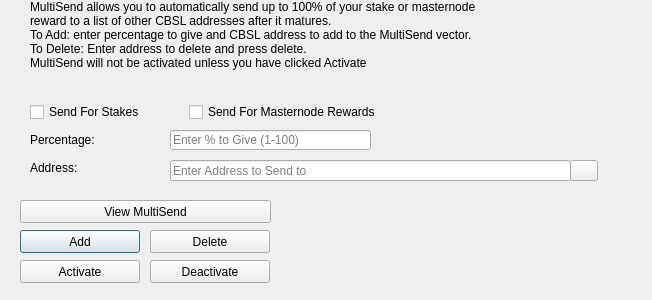
<?xml version="1.0" encoding="UTF-8"?>
<ui version="4.0">
 <class>MultiSendDialog</class>
 <widget class="QDialog" name="MultiSendDialog">
  <property name="windowModality">
   <enum>Qt::NonModal</enum>
  </property>
  <property name="geometry">
   <rect>
    <x>0</x>
    <y>0</y>
    <width>652</width>
    <height>300</height>
   </rect>
  </property>
  <property name="windowTitle">
   <string>MultiSend</string>
  </property>
  <widget class="QLineEdit" name="multiSendPercentEdit">
   <property name="geometry">
    <rect>
     <x>170</x>
     <y>130</y>
     <width>201</width>
     <height>20</height>
    </rect>
   </property>
   <property name="toolTip">
    <string>Enter whole numbers 1 - 100</string>
   </property>
   <property name="placeholderText">
    <string>Enter % to Give (1-100)</string>
   </property>
  </widget>
  <widget class="QLineEdit" name="multiSendAddressEdit">
   <property name="geometry">
    <rect>
     <x>170</x>
     <y>160</y>
     <width>401</width>
     <height>21</height>
    </rect>
   </property>
   <property name="toolTip">
    <string/>
   </property>
   <property name="placeholderText">
    <string>Enter Address to Send to</string>
   </property>
  </widget>
  <widget class="QLabel" name="label_2">
   <property name="geometry">
    <rect>
     <x>30</x>
     <y>0</y>
     <width>451</width>
     <height>121</height>
    </rect>
   </property>
   <property name="lineWidth">
    <number>1</number>
   </property>
   <property name="text">
    <string>MultiSend allows you to automatically send up to 100% of your stake or masternode reward to a list of other CBSL addresses after it matures.
To Add: enter percentage to give and CBSL address to add to the MultiSend vector.
To Delete: Enter address to delete and press delete.
MultiSend will not be activated unless you have clicked Activate</string>
   </property>
   <property name="alignment">
    <set>Qt::AlignLeading|Qt::AlignLeft|Qt::AlignTop</set>
   </property>
   <property name="wordWrap">
    <bool>true</bool>
   </property>
  </widget>
  <widget class="QLabel" name="message">
   <property name="geometry">
    <rect>
     <x>290</x>
     <y>200</y>
     <width>351</width>
     <height>91</height>
    </rect>
   </property>
   <property name="text">
    <string/>
   </property>
  </widget>
  <widget class="QPushButton" name="addButton">
   <property name="geometry">
    <rect>
     <x>20</x>
     <y>230</y>
     <width>120</width>
     <height>23</height>
    </rect>
   </property>
   <property name="toolTip">
    <string/>
   </property>
   <property name="statusTip">
    <string>Add to MultiSend Vector</string>
   </property>
   <property name="text">
    <string>Add</string>
   </property>
  </widget>
  <widget class="QPushButton" name="disableButton">
   <property name="geometry">
    <rect>
     <x>150</x>
     <y>260</y>
     <width>120</width>
     <height>23</height>
    </rect>
   </property>
   <property name="statusTip">
    <string>Deactivate MultiSend</string>
   </property>
   <property name="text">
    <string>Deactivate</string>
   </property>
  </widget>
  <widget class="QPushButton" name="addressBookButton">
   <property name="geometry">
    <rect>
     <x>570</x>
     <y>160</y>
     <width>28</width>
     <height>21</height>
    </rect>
   </property>
   <property name="toolTip">
    <string>Choose an address from the address book</string>
   </property>
   <property name="text">
    <string/>
   </property>
   <property name="icon">
    <iconset resource="../CBSL.qrc">
     <normaloff>:/icons/address-book</normaloff>:/icons/address-book</iconset>
   </property>
   <property name="shortcut">
    <string>Alt+A</string>
   </property>
   <property name="autoDefault">
    <bool>false</bool>
   </property>
  </widget>
  <widget class="QLabel" name="label">
   <property name="geometry">
    <rect>
     <x>30</x>
     <y>130</y>
     <width>121</width>
     <height>20</height>
    </rect>
   </property>
   <property name="toolTip">
    <string>Percentage of stake to send</string>
   </property>
   <property name="text">
    <string>Percentage:</string>
   </property>
  </widget>
  <widget class="QLabel" name="label_5">
   <property name="geometry">
    <rect>
     <x>30</x>
     <y>160</y>
     <width>111</width>
     <height>16</height>
    </rect>
   </property>
   <property name="toolTip">
    <string>Address to send portion of stake to</string>
   </property>
   <property name="text">
    <string>Address:</string>
   </property>
  </widget>
  <widget class="QPushButton" name="deleteButton">
   <property name="geometry">
    <rect>
     <x>150</x>
     <y>230</y>
     <width>120</width>
     <height>23</height>
    </rect>
   </property>
   <property name="toolTip">
    <string/>
   </property>
   <property name="statusTip">
    <string>Delete Address From MultiSend Vector</string>
   </property>
   <property name="text">
    <string>Delete</string>
   </property>
  </widget>
  <widget class="QPushButton" name="activateButton">
   <property name="geometry">
    <rect>
     <x>20</x>
     <y>260</y>
     <width>120</width>
     <height>23</height>
    </rect>
   </property>
   <property name="statusTip">
    <string>Activate MultiSend</string>
   </property>
   <property name="text">
    <string>Activate</string>
   </property>
  </widget>
  <widget class="QPushButton" name="viewButton">
   <property name="geometry">
    <rect>
     <x>20</x>
     <y>200</y>
     <width>251</width>
     <height>23</height>
    </rect>
   </property>
   <property name="toolTip">
    <string/>
   </property>
   <property name="statusTip">
    <string>View MultiSend Vector</string>
   </property>
   <property name="text">
    <string>View MultiSend</string>
   </property>
  </widget>
  <widget class="QWidget" name="horizontalLayoutWidget">
   <property name="geometry">
    <rect>
     <x>30</x>
     <y>100</y>
     <width>351</width>
     <height>24</height>
    </rect>
   </property>
   <layout class="QHBoxLayout" name="horizontalLayout">
    <item>
     <widget class="QCheckBox" name="multiSendStakeCheckBox">
      <property name="text">
       <string>Send For Stakes</string>
      </property>
     </widget>
    </item>
    <item>
     <widget class="QCheckBox" name="multiSendMasternodeCheckBox">
      <property name="text">
       <string>Send For Masternode Rewards</string>
      </property>
     </widget>
    </item>
   </layout>
  </widget>
 </widget>
 <resources>
  <include location="../CBSL.qrc"/>
 </resources>
 <connections/>
</ui>
